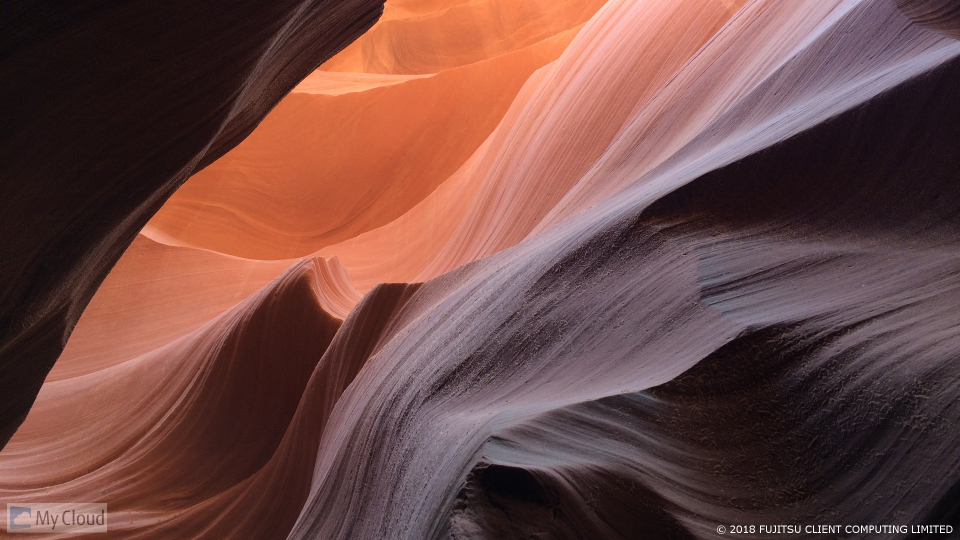
#> input picture day21/sample02.jpg, 1920 x 1080 px (shown at 1/2 size)
$ python crop.py
#> lines starting #> are read from the running program, lines starting #| are printed output that depends on the picture
import cv2
import os

#出力先フォルダ
output_dir = "output"

#出力先フォルダが存在しない場合は作成
os.makedirs(output_dir, exist_ok=True)

#画像を読み込む
image = cv2.imread("sample02.jpg")
#> image is the input picture: shape (1080, 1920, 3); mean B, G, R 68.8, 73.1, 111.9

if image is None:
    print("画像を読み込めませんでした。")
else:
    crop_image = image[300:700, 500:1000]
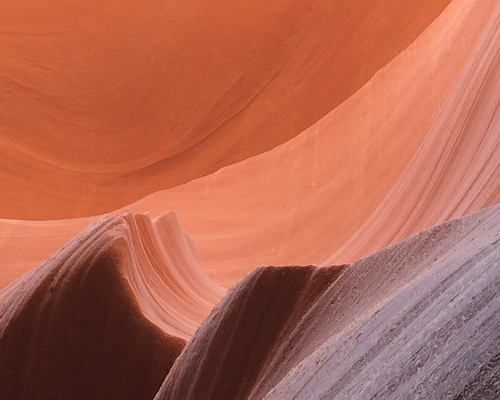
#> crop_image: shape (400, 500, 3); mean B, G, R 81.1, 101.2, 178.5

    #読み込んだ画像をそのまま保存
    output_path = os.path.join(output_dir, "output_crop.jpg")

    if cv2.imwrite(output_path, crop_image):
        print("画像の保存に成功しました。")
        print(crop_image.shape)
#| (400, 500, 3)
    else:
        print("画像の保存に失敗しました。")
